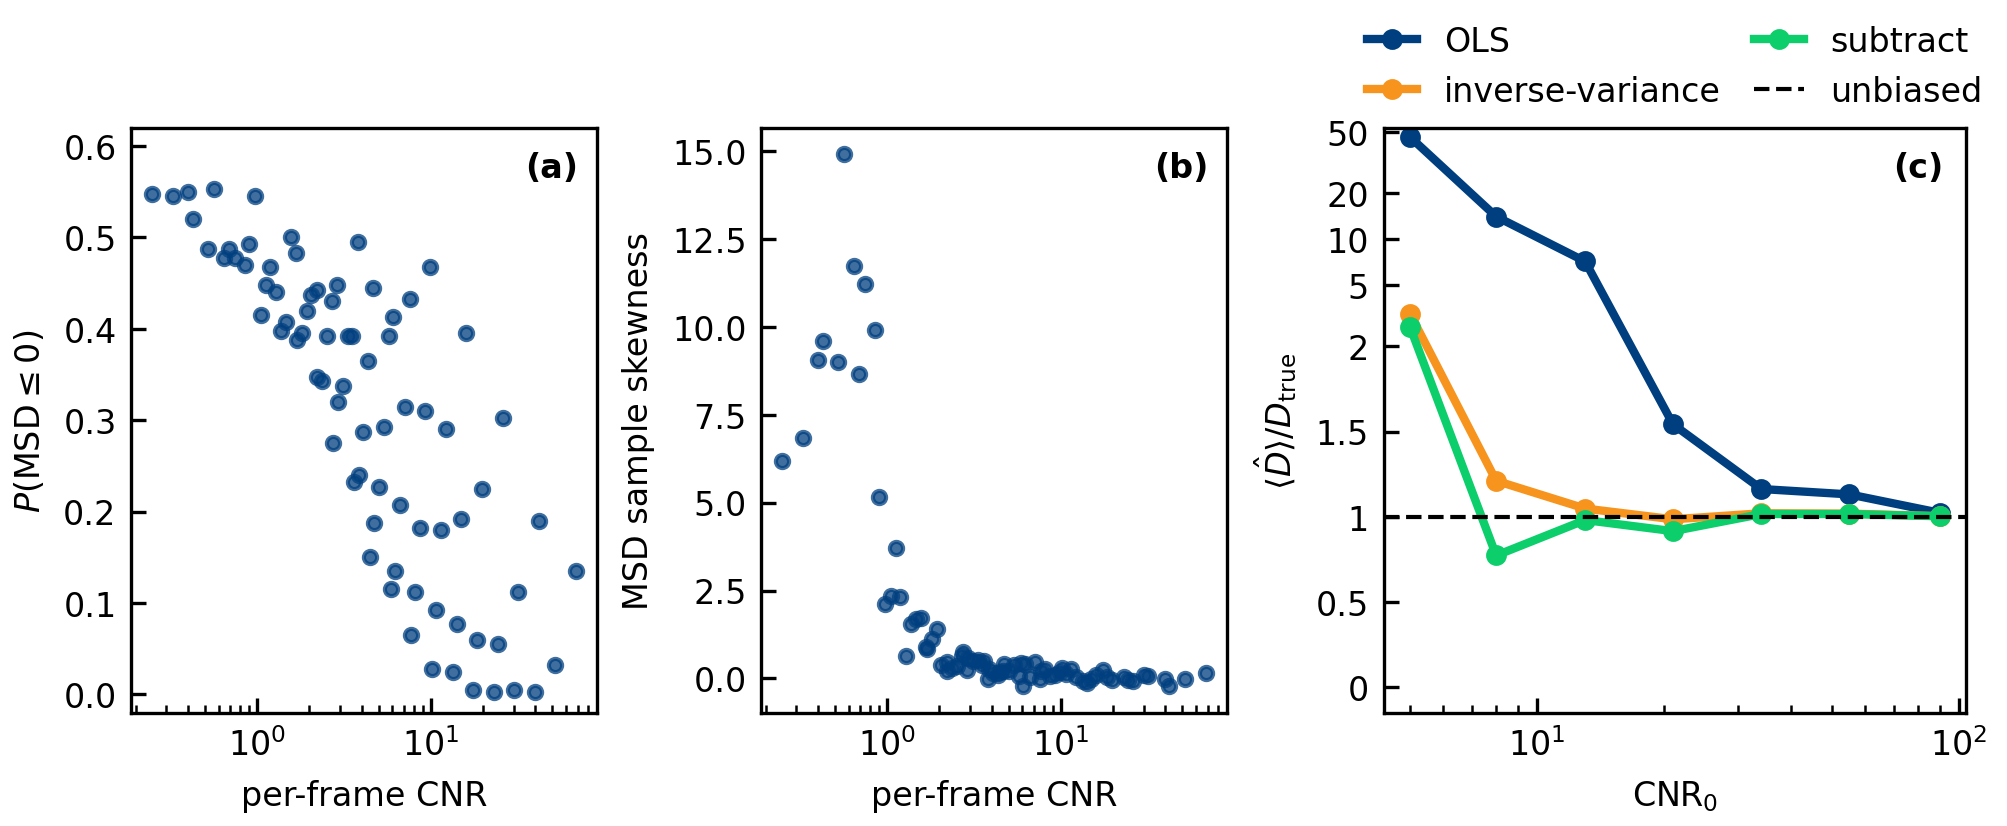

Reproduce this figure in Python.
"""Proof-of-concept demo: the noise bias and the noise-bias correction.

Run from the repository root::

    python experiments/poc-bias-correction/poc_demo.py [MODEL]

MODEL is ``gaussian``, ``voigt``, or ``generalized_gaussian:<p>``.

Produces ``output/poc_demo.png`` (if matplotlib is installed) with three panels:

* (a), (b) the fraction of MSD points at or below zero and the MSD skewness vs
  per-frame CNR -- the noise in the fitted width grows as the CNR falls;
* (c) the bias <D_est>/D_true vs CNR_0 for OLS, standard inverse-variance, and
  the derived ``subtract`` scheme (see docs/DERIVATION.md).

It also prints a summary table to stdout, so it is useful with or without a
plotting backend.
"""
from __future__ import annotations

import os
import sys

import numpy as np

# Allow running from a source checkout without installing the package.
sys.path.insert(0, os.path.join(os.path.dirname(__file__), "..", "..", "src"))

from width_debias import (Experiment, calibrate_d_free, evaluate,  # noqa: E402
                           model_from_spec, spec_tag, sweep_stats)
from width_debias.bias_lookup import BiasLookup  # noqa: E402

# Nanocrystal-solid regime: short diffusion length against the spot size.
# D and tau are chosen so that L_D = sqrt(2 D tau) ~ 0.20 sigma0, i.e.
# L_D / FWHM_0 ~ 0.085 -- the short-diffusion-length corner that disordered
# perovskite nanocrystal solids occupy and where the noise bias bites.
EXP = Experiment(sigma0=1.0, D=0.02, tau=1.0, n_frames=12, t_max=3.0)
CNR0_GRID = np.array([5.0, 8.0, 13.0, 21.0, 34.0, 55.0, 90.0])
N_RUNS = 400
# Seeds are offset by 10^6 per shape so the shapes see independent noise; any
# other spec (such as the bare p = 2 "generalized_gaussian") takes the next offset.
SHAPES = ("gaussian", "voigt", "generalized_gaussian:1.5", "generalized_gaussian:4")


def _profile_model_from_argv():
    """Profile model selected by an optional command-line argument, and its seed offset.

    ``generalized_gaussian:<p>`` sets the shape exponent; the bare
    ``generalized_gaussian`` is p = 2, a Gaussian profile fitted by scale.
    """
    spec = sys.argv[1] if len(sys.argv) > 1 else "gaussian"
    try:
        model = model_from_spec(spec)
    except ValueError as err:
        sys.exit(str(err))
    offset = 10 ** 6 * (SHAPES.index(spec) if spec in SHAPES else len(SHAPES))
    return spec_tag(spec), model, offset


def main() -> None:
    model_name, pmodel, offset = _profile_model_from_argv()
    fwhm = 2.3548 * EXP.sigma0
    ld = np.sqrt(2.0 * EXP.D * EXP.tau)
    print("width-debias POC demo")
    print(f"  profile model: {model_name}")
    print(f"  experiment: D={EXP.D}, tau={EXP.tau}, n_frames={EXP.n_frames}, "
          f"L_D/FWHM_0={ld / fwhm:.3f}")
    print(f"  CNR_0 sweep: {CNR0_GRID}")
    print(f"  {N_RUNS} Monte Carlo runs per CNR_0; seeds: calibration {1 + offset} + i, "
          f"evaluation {20000 + offset} + i\n")

    # Panel (a) diagnostic sweep at the experiment's own D: the MSD sign
    # fraction and skewness need a nonzero true MSD, so this sweep cannot be
    # the D = 0 one. It is not used by the correction.
    print("Diagnostic sweep for panel (a) ...")
    stats = sweep_stats(EXP, CNR0_GRID, n_runs=N_RUNS, seed=1 + offset, model=pmodel)

    # The correction's calibration is D-free: the same sweep at D = 0, so the
    # lookup never uses the D being estimated (docs/DERIVATION.md section 8).
    print("Calibrating (D-free) ...")
    model: BiasLookup = calibrate_d_free(
        CNR0_GRID, sigma0=EXP.sigma0, tau=EXP.tau, half_window=EXP.half_window,
        n_pixels=EXP.n_pixels, n_frames=EXP.n_frames, t_max=EXP.t_max,
        amplitude0=EXP.amplitude0, n_runs=N_RUNS, seed=1 + offset, model=pmodel)

    # Independent evaluation sweep (different seed).
    print("Evaluating schemes ...")
    results = evaluate(EXP, CNR0_GRID, model, n_runs=N_RUNS,
                       seed=20000 + offset, profile_model=pmodel)

    # --- summary table ---------------------------------------------------
    # The combined SE adds the calibration's own Monte Carlo error, which is
    # shared by every run evaluated with this calibration (weights.calibration_D_se).
    print("\n  <D_est> / D_true   (1.000 = unbiased; SE = evaluation and "
          "calibration combined)")
    print("  CNR_0     OLS     inv-var        subtract     SE")
    fn = results["subtract"]
    fn_se = np.hypot(fn.spread / np.sqrt(N_RUNS), fn.cal_se)
    for i, c0 in enumerate(CNR0_GRID):
        print(f"  {c0:6.0f}  {results['ols'].mean_bias[i]:7.3f}  "
              f"{results['inverse_variance'].mean_bias[i]:7.3f}  "
              f"{results['subtract'].mean_bias[i]:11.3f}  {fn_se[i]:9.3f}")

    ols = results["ols"].mean_bias
    iv = results["inverse_variance"].mean_bias
    fn = results["subtract"].mean_bias
    f = np.isfinite(ols) & np.isfinite(iv) & np.isfinite(fn)
    print(f"\n  mean |bias-1|  ols={np.nanmean(np.abs(ols[f] - 1)):.2f}  "
          f"inv-var={np.nanmean(np.abs(iv[f] - 1)):.3f}  "
          f"subtract={np.nanmean(np.abs(fn[f] - 1)):.3f}  "
          f"(Monte Carlo error alone would give "
          f"{np.sqrt(2 / np.pi) * np.nanmean(fn_se[f]):.3f} for subtract)")
    # The verdict is computed, not written in: which scheme leaves a resolved
    # bias depends on the shape (p = 4's raw bias is small enough that
    # inverse-variance weighting alone is close to unbiased).
    z = (fn - 1.0) / fn_se
    iv_se = results["inverse_variance"].spread / np.sqrt(N_RUNS)
    z_iv = (iv - 1.0) / iv_se
    print(f"  subtract cells beyond 2 combined SE: {int(np.sum(np.abs(z[f]) > 2))} "
          f"of {int(f.sum())}")
    print(f"  inverse-variance cells beyond 2 evaluation SE: "
          f"{int(np.sum(np.abs(z_iv[f]) > 2))} of {int(f.sum())}")

    _plot(stats, results, model_name)


def _plot(stats, results, model_name) -> None:
    try:
        import matplotlib
        matplotlib.use("Agg")
        import matplotlib.pyplot as plt
    except ImportError:
        print("\n[matplotlib not installed -- skipping figure; "
              "install with `pip install width-debias[plot]`]")
        return

    # Frame 0 is the MSD reference (MSD = 0 there by construction, so
    # P(MSD <= 0) = 1), so panels (a) and (b) start at the frame after it.
    cnr = np.concatenate([s.cnr[1:] for s in stats])
    p = np.concatenate([s.trunc_fraction[1:] for s in stats])
    skew = np.concatenate([s.skew[1:] for s in stats])

    from matplotlib.ticker import FixedLocator, FuncFormatter, NullLocator

    # DICE palette; the caption carries the title role (no titles, no grid).
    blue, gold, green = "#003f7f", "#f7941e", "#0cce6b"
    inch, font = 1 / 2.54, 8
    fig, (ax0, ax1, ax2) = plt.subplots(1, 3, figsize=(17 * inch, 7 * inch),
                                        layout="constrained",
                                        gridspec_kw={"width_ratios": (1, 1, 1.25)})
    fig.patch.set_alpha(0)

    ax0.scatter(cnr, p, s=10, color=blue, alpha=0.75)
    ax0.set_ylabel(r"$P(\mathrm{MSD} \leq 0)$", fontsize=font)
    ax0.set_ylim(-0.02, max(0.62, float(np.nanmax(p)) + 0.03))
    ax1.scatter(cnr, skew, s=10, color=blue, alpha=0.75)
    ax1.set_ylabel("MSD sample skewness", fontsize=font)
    for ax in (ax0, ax1):
        ax.set_xscale("log")
        ax.set_xlabel("per-frame CNR", fontsize=font)

    for scheme, color, label in [
        ("ols", blue, "OLS"),
        ("inverse_variance", gold, "inverse-variance"),
        ("subtract", green, "subtract"),
    ]:
        r = results[scheme]
        ax2.plot(r.cnr0, r.mean_bias, "o-", color=color, lw=2, ms=4, label=label)
    ax2.axhline(1.0, ls="--", c="k", lw=1, label="unbiased")
    ax2.set_xlabel(r"$\mathrm{CNR}_0$", fontsize=font)
    ax2.set_ylabel(r"$\langle \hat{D} \rangle / D_\mathrm{true}$", fontsize=font)
    ax2.set_xscale("log")
    # OLS spans up to ~60x and can go negative (p = 4), so the axis is
    # symmetric-log: linear in [-2, 2], where the corrected schemes sit, and
    # logarithmic above.
    ax2.set_yscale("symlog", linthresh=2.0, linscale=2.0)
    biases = np.concatenate([results[s].mean_bias for s in
                             ("ols", "inverse_variance", "subtract")])
    biases = biases[np.isfinite(biases)]
    lo, hi = min(0.0, biases.min()) - 0.15, max(2.0, 1.15 * biases.max())
    ax2.set_ylim(lo, hi)
    ax2.yaxis.set_major_locator(FixedLocator(
        [v for v in (-1, -0.5, 0, 0.5, 1, 1.5, 2, 5, 10, 20, 50, 100) if lo <= v <= hi]))
    ax2.yaxis.set_major_formatter(FuncFormatter(lambda v, _: f"{v:g}"))
    ax2.yaxis.set_minor_locator(NullLocator())
    # Above the panel: where the curves fall inside it depends on the shape.
    ax2.legend(fontsize=font, frameon=False, loc="lower center",
               bbox_to_anchor=(0.5, 1.0), ncol=2, handlelength=1.5,
               columnspacing=1.0, borderaxespad=0.2)

    # Letters in the upper-right corner, which the data leave empty.
    for letter, ax in zip("abc", (ax0, ax1, ax2)):
        ax.set_facecolor("white")
        ax.tick_params(axis="both", which="both", direction="in", top=False,
                       right=False, labelsize=font)
        ax.text(0.96, 0.96, f"({letter})", transform=ax.transAxes, va="top",
                ha="right", fontsize=font, fontweight="bold")

    os.makedirs("output", exist_ok=True)
    suffix = "" if model_name == "gaussian" else f"_{model_name}"
    out = os.path.join("output", f"poc_demo{suffix}.png")
    fig.savefig(out, dpi=300)
    plt.close(fig)
    print(f"\nFigure written to {out}")


if __name__ == "__main__":
    main()
